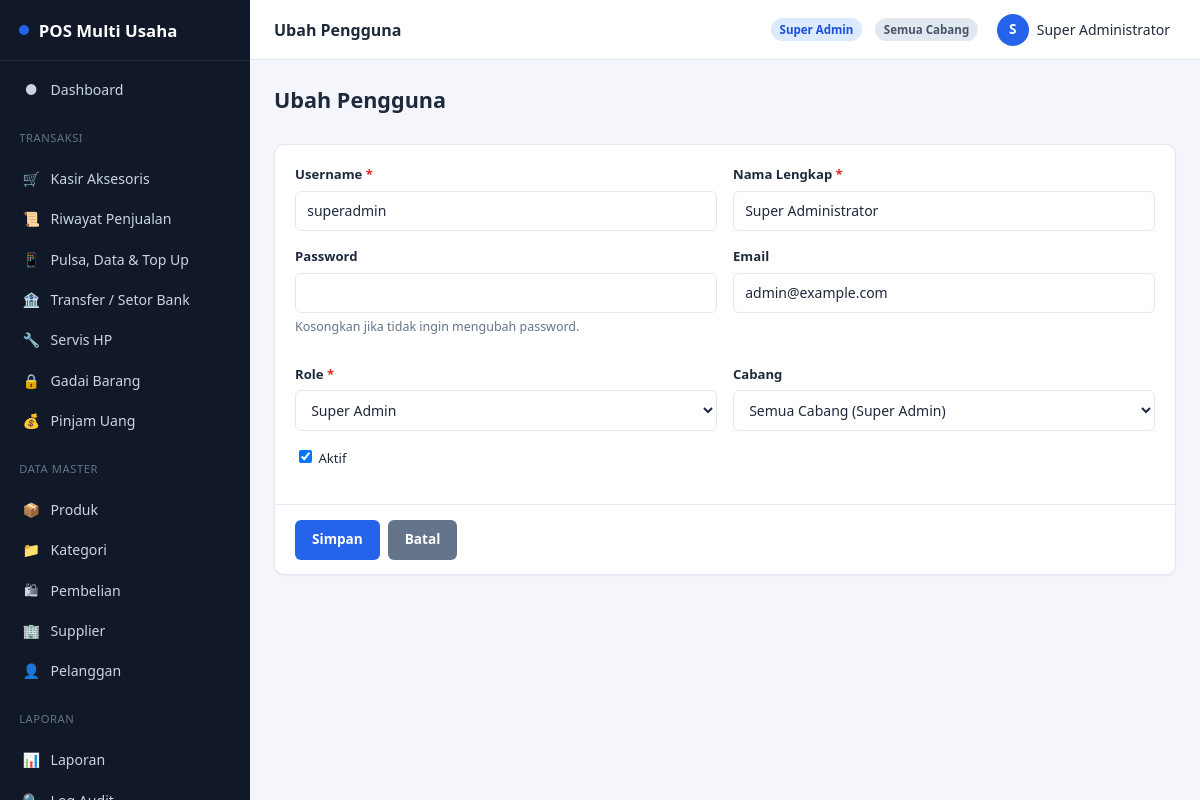
Page /users/edit/1 (signed in) on the committed database.
### tables this page shows
CREATE TABLE IF NOT EXISTS users (
    id              INT UNSIGNED AUTO_INCREMENT PRIMARY KEY,
    branch_id       INT UNSIGNED DEFAULT NULL COMMENT 'NULL = akses semua cabang (super admin)',
    role_id         INT UNSIGNED NOT NULL,
    username        VARCHAR(50)  NOT NULL UNIQUE,
    password_hash   VARCHAR(255) NOT NULL,
    full_name       VARCHAR(100) NOT NULL,
    email           VARCHAR(100) DEFAULT NULL,
    phone           VARCHAR(30)  DEFAULT NULL,
    is_active       TINYINT(1)   NOT NULL DEFAULT 1,
    last_login_at   DATETIME     DEFAULT NULL,
    failed_login_count TINYINT UNSIGNED NOT NULL DEFAULT 0,
    locked_until    DATETIME     DEFAULT NULL,
    created_at      DATETIME     NOT NULL DEFAULT CURRENT_TIMESTAMP,
    updated_at      DATETIME     NOT NULL DEFAULT CURRENT_TIMESTAMP ON UPDATE CURRENT_TIMESTAMP,
    deleted_at      DATETIME     DEFAULT NULL,
    CONSTRAINT fk_users_branch FOREIGN KEY (branch_id) REFERENCES branches(id) ON DELETE SET NULL,
    CONSTRAINT fk_users_role FOREIGN KEY (role_id) REFERENCES roles(id) ON DELETE RESTRICT
);

CREATE TABLE IF NOT EXISTS roles (
    id            INT UNSIGNED AUTO_INCREMENT PRIMARY KEY,
    slug          VARCHAR(50)  NOT NULL UNIQUE,
    name          VARCHAR(100) NOT NULL,
    description   VARCHAR(255) DEFAULT NULL,
    created_at    DATETIME     NOT NULL DEFAULT CURRENT_TIMESTAMP
);

### app/core/Controller.php (called while the page is built, shortened)
<?php
abstract class Controller
{
    protected function view(string $view, array $data = [], string $layout = 'app'): void
    {
        extract($data, EXTR_SKIP);
        $viewFile = VIEW_PATH . '/' . $view . '.php';
        $content = function () use ($viewFile, $data): void {
            extract($data, EXTR_SKIP);
            require $viewFile;
        };
        require VIEW_PATH . '/layouts/' . $layout . '.php';
    }
}

### app/controllers/UserController.php (called while the page is built, shortened)
<?php
final class UserController extends Controller
{
    public function edit(string $id): void
    {
        $item = UserModel::find((int) $id);
        $this->view('users/form', [
            'title'    => 'Ubah Pengguna',
            'item'     => $item,
            'roles'    => RoleModel::all('name'),
            'branches' => BranchModel::activeList(),
        ]);
    }
}

### app/core/Router.php (called while the page is built, shortened)
<?php
final class Router
{
    public static function dispatch(string $route): void
    {
        $route = trim($route, '/');
        $segments = $route === '' ? [] : explode('/', $route);
        $action    = $segments[1] ?? 'index';
        $params    = array_slice($segments, 2);
        $controller = new $controllerClass();
        call_user_func_array([$controller, $action], $params);
    }
}

### index.php (called while the page is built, shortened)
<?php
require ROOT_PATH . '/app/config/config.php';
$route = $_GET['route'] ?? '';
Router::dispatch($route);

### app/core/Database.php (called while the page is built, shortened)
<?php
final class Database
{
    private static ?PDO $instance = null;
    public static function connection(): PDO
    {
        if (self::$instance === null) {
            $dsn = 'mysql:host=' . DB_HOST . ';dbname=' . DB_NAME . ';charset=' . DB_CHARSET;
            self::$instance = new PDO($dsn, DB_USER, DB_PASS, [
                PDO::ATTR_ERRMODE            => PDO::ERRMODE_EXCEPTION,
                PDO::ATTR_DEFAULT_FETCH_MODE => PDO::FETCH_ASSOC,
                PDO::ATTR_EMULATE_PREPARES   => false,
            ]);
        }
        return self::$instance;
    }
}

### app/core/Model.php (called while the page is built, shortened)
<?php
abstract class Model
{
    protected static string $table;
    protected static string $primaryKey = 'id';
    protected static bool $softDelete = false;
    protected static function db(): PDO
    {
        return Database::connection();
    }
    protected static function baseWhere(): string
    {
        return static::$softDelete ? ' WHERE deleted_at IS NULL' : '';
    }
    public static function all(string $orderBy = ''): array
    {
        $sql = 'SELECT * FROM ' . static::$table . static::baseWhere();
        if ($orderBy !== '') {
            $sql .= ' ORDER BY ' . $orderBy;
        }
        return static::db()->query($sql)->fetchAll();
    }
    public static function find(int $id): ?array
    {
        $sql = 'SELECT * FROM ' . static::$table . ' WHERE ' . static::$primaryKey . ' = :id';
        $sql .= static::$softDelete ? ' AND deleted_at IS NULL' : '';
        $stmt = static::db()->prepare($sql);
        $stmt->execute(['id' => $id]);
        $row = $stmt->fetch();
        return $row === false ? null : $row;
    }
}

### app/config/config.php (called while the page is built, shortened)
<?php
spl_autoload_register(function (string $class): void {
    $dirs = [
        APP_PATH . '/core/',
        APP_PATH . '/controllers/',
        APP_PATH . '/models/',
    ];
    foreach ($dirs as $dir) {
        $file = $dir . $class . '.php';
        if (is_file($file)) {
            return;
        }
    }
});
require_once APP_PATH . '/core/helpers.php';
require_once APP_PATH . '/config/database.php';

### app/views/users/form.php (the view, shortened to what this page needs)
<?php $isEdit = $item !== null; ?>
<div class="content-header">
    <h1><?= $isEdit ? 'Ubah Pengguna' : 'Tambah Pengguna' ?></h1>
</div>
<div class="card">
    <form method="post" action="<?= e(url($isEdit ? 'users/update/' . $item['id'] : 'users/store')) ?>">
        <div class="card-body">
            <div class="form-row">
                <div class="form-group">
                    <label>Username <span class="req">*</span></label>
                    <input type="text" name="username" value="<?= $isEdit ? e($item['username']) : old('username') ?>" required maxlength="50">
                </div>
                <div class="form-group">
                    <label>Nama Lengkap <span class="req">*</span></label>
                    <input type="text" name="full_name" value="<?= $isEdit ? e($item['full_name']) : old('full_name') ?>" required maxlength="100">
                </div>
            </div>
            <div class="form-row">
                <div class="form-group">
                    <label>Password <?= $isEdit ? '' : '<span class="req">*</span>' ?></label>
                    <input type="password" name="password" <?= $isEdit ? '' : 'required' ?>>
                    <?php if ($isEdit): ?><p class="form-hint">Kosongkan jika tidak ingin mengubah password.</p><?php endif; ?>
                </div>
                <div class="form-group">
                    <label>Email</label>
                    <input type="email" name="email" value="<?= $isEdit ? e($item['email']) : old('email') ?>">
                </div>
            </div>
            <div class="form-row">
                <div class="form-group">
                    <label>Role <span class="req">*</span></label>
                    <select name="role_id" required>
                        <?php foreach ($roles as $r): ?>
                            <option value="<?= (int) $r['id'] ?>" <?= $isEdit && (int) $item['role_id'] === (int) $r['id'] ? 'selected' : '' ?>><?= e($r['name']) ?></option>
                        <?php endforeach; ?>
                    </select>
                </div>
                <div class="form-group">
                    <label>Cabang</label>
                    <select name="branch_id">
                        <option value="">Semua Cabang (Super Admin)</option>
                    </select>
                </div>
            </div>
            <div class="form-group">
                <label style="font-weight:400;"><input type="checkbox" name="is_active" value="1" <?= (!$isEdit || $item['is_active']) ? 'checked' : '' ?> style="width:auto;display:inline-block;"> Aktif</label>
            </div>
        </div>
        <div class="card-footer flex gap-sm">
            <button type="submit" class="btn">Simpan</button>
            <a class="btn btn-secondary" href="<?= e(url('users/index')) ?>">Batal</a>
        </div>
    </form>
</div>

### assets/css/app.css (style rules this page uses)
:root { --color-primary: #2563eb; --color-primary-dark: #1d4ed8; --color-primary-light: #dbeafe; --color-success: #16a34a; --color-success-light: #dcfce7; --color-danger: #dc2626; --color-danger-light: #fee2e2; --color-warning: #d97706; --color-warning-light: #fef3c7; --color-info: #0891b2; --color-bg: #f4f6fb; --color-surface: #ffffff; --color-border: #e2e8f0; --color-text: #1e293b; --color-text-muted: #64748b; --color-sidebar-bg: #111827; --color-sidebar-text: #cbd5e1; --color-sidebar-active: #2563eb; --radius-sm: 6px; --radius-md: 10px; --radius-lg: 16px; --shadow-sm: 0 1px 2px rgba(15, 23, 42, .06); --shadow-md: 0 4px 12px rgba(15, 23, 42, .08); --sidebar-width: 250px; --header-height: 60px; }
* { box-sizing: border-box; }
html, body { margin: 0; padding: 0; height: 100%; }
body { font-family: 'Segoe UI', Roboto, -apple-system, BlinkMacSystemFont, Arial, sans-serif; background: var(--color-bg); color: var(--color-text); font-size: 14px; line-height: 1.5; }
a { color: var(--color-primary); text-decoration: none; }
h1, h2, h3, h4 { margin: 0 0 .5rem; font-weight: 600; }
p { margin: 0 0 .75rem; }
.content-header { display: flex; align-items: center; justify-content: space-between; flex-wrap: wrap; gap: .75rem; margin-bottom: 1.25rem; }
.content-header h1 { font-size: 1.35rem; }
.card { background: var(--color-surface); border: 1px solid var(--color-border); border-radius: var(--radius-md); box-shadow: var(--shadow-sm); margin-bottom: 1.25rem; }
.card-body { padding: 1.25rem; }
.card-footer { padding: .9rem 1.25rem; border-top: 1px solid var(--color-border); }
.form-group { margin-bottom: 1rem; }
.form-row { display: grid; grid-template-columns: repeat(2, 1fr); gap: 1rem; }
label { display: block; font-weight: 600; font-size: .82rem; margin-bottom: .35rem; }
label .req { color: var(--color-danger); }
input[type=text], input[type=password], input[type=number], input[type=date], input[type=datetime-local], input[type=search], input[type=email], input[type=tel], select, textarea { width: 100%; padding: .55rem .7rem; border: 1px solid var(--color-border); border-radius: var(--radius-sm); font: inherit; background: #fff; color: var(--color-text); }
.form-hint { font-size: .78rem; color: var(--color-text-muted); margin-top: .3rem; }
.btn { display: inline-flex; align-items: center; justify-content: center; gap: .4rem; padding: .55rem 1rem; border-radius: var(--radius-sm); border: 1px solid transparent; font: inherit; font-weight: 600; font-size: .85rem; cursor: pointer; background: var(--color-primary); color: #fff; transition: filter .15s ease; }
.btn-secondary { background: #64748b; }
.flex { display: flex; }
.gap-sm { gap: .5rem; }

### rows in the picture
users: username "superadmin", full_name "Super Administrator", email "admin@example.com", role_id "Super Admin", is_active "☑"

### other values in the picture
APP_NAME "POS Multi Usaha"
$item['icon'] "●"
$item['label'] "Dashboard"
$item['icon'] "🛒"
$item['label'] "Kasir Aksesoris"
$item['icon'] "📜"
$item['label'] "Riwayat Penjualan"
$item['icon'] "📱"
$item['label'] "Pulsa, Data & Top Up"
$item['icon'] "🏦"
$item['label'] "Transfer / Setor Bank"
$item['icon'] "🔧"
$item['label'] "Servis HP"
$item['icon'] "🔒"
$item['label'] "Gadai Barang"
